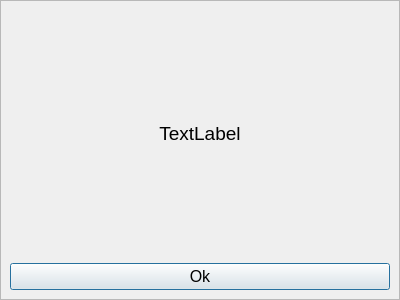
<?xml version="1.0" encoding="UTF-8"?>
<ui version="4.0">
 <class>GameOverDialog</class>
 <widget class="QDialog" name="GameOverDialog">
  <property name="geometry">
   <rect>
    <x>0</x>
    <y>0</y>
    <width>400</width>
    <height>300</height>
   </rect>
  </property>
  <property name="windowTitle">
   <string>Dialog</string>
  </property>
  <layout class="QGridLayout" name="gridLayout">
   <property name="leftMargin">
    <number>0</number>
   </property>
   <property name="topMargin">
    <number>0</number>
   </property>
   <property name="rightMargin">
    <number>0</number>
   </property>
   <property name="bottomMargin">
    <number>0</number>
   </property>
   <item row="0" column="0">
    <widget class="QFrame" name="frame">
     <property name="frameShape">
      <enum>QFrame::StyledPanel</enum>
     </property>
     <property name="frameShadow">
      <enum>QFrame::Raised</enum>
     </property>
     <layout class="QVBoxLayout" name="verticalLayout" stretch="0,0">
      <item>
       <widget class="QLabel" name="gameOverLabel">
        <property name="font">
         <font>
          <pointsize>14</pointsize>
         </font>
        </property>
        <property name="text">
         <string>TextLabel</string>
        </property>
        <property name="alignment">
         <set>Qt::AlignCenter</set>
        </property>
       </widget>
      </item>
      <item>
       <widget class="QPushButton" name="okButton">
        <property name="font">
         <font>
          <pointsize>12</pointsize>
         </font>
        </property>
        <property name="text">
         <string>Ok</string>
        </property>
       </widget>
      </item>
     </layout>
    </widget>
   </item>
  </layout>
 </widget>
 <resources/>
 <connections/>
</ui>
